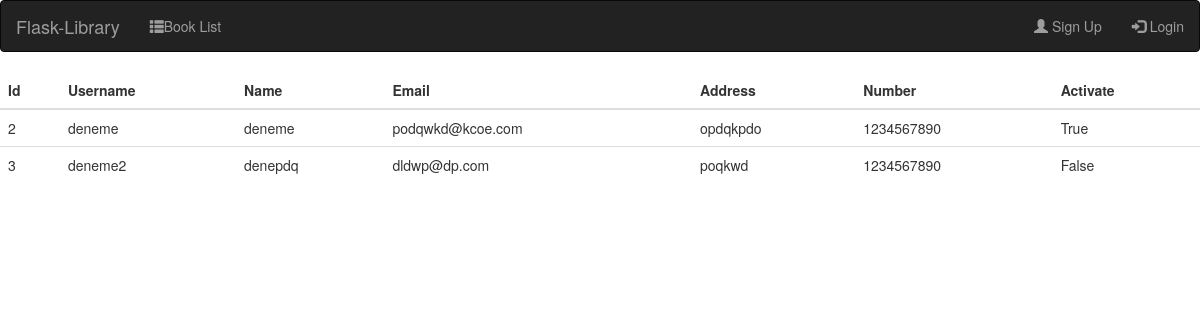
The app's page /userlist with its own data.
### main.py (models this page shows)
class  Users(db.Model):
    id = db.Column(db.Integer(), primary_key=True)
    username = db.Column(db.String(), nullable=False)
    name = db.Column(db.String(), nullable=False)
    email = db.Column(db.String(), nullable=False)
    password = db.Column(db.String(), nullable=False)
    address = db.Column(db.String(), nullable=False)
    phone_number = db.Column(db.String(), nullable=False)
    activate = db.Column(db.Boolean(), nullable=False)
    book=db.relationship('Books', backref='owner', lazy=True)

### main.py (the view)
@app.route('/userlist')
def UserList():
    all_users = Users.query.all()
    return render_template('userlist.html', all_users=all_users)

### templates/userlist.html (shortened to what this page needs)
{%extends './components/navbar.html'%}
{%block content%}
{% from "formhelpers.html" import render_field %}
<table class="table table-dark">
    <thead>
      <tr>
        <th scope="col">Id</th>
        <th scope="col">Username</th>
        <th scope="col">Name</th>
        <th scope="col">Email</th>
        <th scope="col">Address</th>
        <th scope="col">Number</th>
        <th scope="col">Activate</th>
      </tr>
    </thead>
    <tbody>
        {%for user in all_users %}
        {%if user.username !='admin'%}
      <tr>
        <td>{{user.id}}</td>
        <td>{{user.username}}</td>
        <td>{{user.name}}</td>
        <td>{{user.email}}</td>
        <td>{{user.address}}</td>
        <td>{{user.phone_number}}</td>
        {%if session['username']=='admin'%}
        <td><a href="/verify/{{user.id}}">{{user.activate}}</a></td>
        <td>{{user.password}}</td>
        <td scope="col"><a href="/adminupdate/{{user.id}}">Update</a></td>
        <td scope="col"><a href="/delete/{{user.id}}">Delete</a></td>
        {%else%}
        <td>{{user.activate}}</td>
        {%endif%}
      </tr>
      {%endif%}
      {%endfor%}
    </tbody>
  </table>
{%endblock%}

### records on screen
Users: id "2", username "deneme", name "deneme", email "podqwkd@kcoe.com", address "opdqkpdo", phone_number "1234567890", activate "True"
Users: id "3", username "deneme2", name "denepdq", email "dldwp@dp.com", address "poqkwd", phone_number "1234567890", activate "False"
